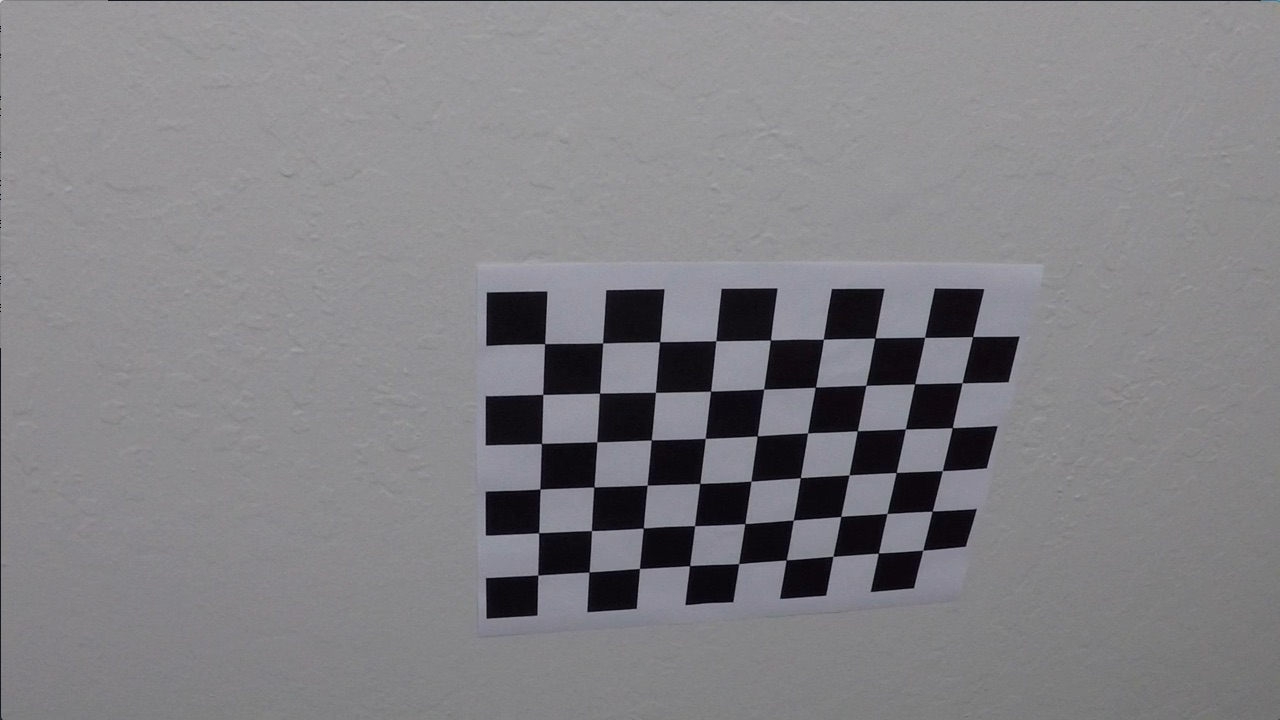
#> input picture camera_cal/calibration10.jpg, 1280 x 720 px; its folder holds 5 pictures in this run
$ python image_undist.py --path camera_cal/calibration10.jpg
#> lines starting #> are read from the running program, lines starting #| are printed output that depends on the picture
import numpy as np
import cv2

def cam_calibration(path):
    """Function that takes images, calculates object points, image points
       and performs camera calibration
    Parameters
    :path:  Pathname pattern
    Return
    :mtx:   camera matrix
    :dist:  distortion coefficients
    """
    # Array to store object points and image points from all images
    objpoints = [] # 3D points in real world space
    imgpoints = [] # 2D points in image plane

    # Prepare object points, like (0,0,0), (1,0,0), (2,0,0), ... (8,5,0)
    objp = np.zeros((6*9,3), np.float32)
    objp[:,:2] = np.mgrid[0:9, 0:6].T.reshape(-1,2)

    # Iterate through the image list (path) and search for chessboard corners
    for fname in path:
        # read in each image
        img = cv2.imread(fname)
#> img is the input picture: shape (720, 1280, 3); mean B, G, R 133.1, 129.4, 130.2
        # Convert image to grayscale
        gray = cv2.cvtColor(img, cv2.COLOR_RGB2GRAY)
        # Find the chessboard corners
        ret, corners = cv2.findChessboardCorners(gray, (9,6), None)
#> ret = True; corners = 54 rows, first 8: [544.7, 343.6], [602.6, 342.9], [659.6, 341.7], [716, 340.7], [770.5, 340], [823.4, 339.2], [874.8, 338.1], [924.6, 337.3]
        if ret == True:
            imgpoints.append(corners)
            objpoints.append(objp)

    # Calculate camera calibration parameters
    ret, mtx, dist, rvecs, tvecs = cv2.calibrateCamera(objpoints, imgpoints,
                                                       img.shape[1::-1],
                                                       None, None)
#> ret = 0.402; mtx = [[1215.1, 0, 674.3], [0, 1227, 357.1], [0, 0, 1]]; dist = [[-0.887, 13.5, -0.00382, -0.00756, -85.37]]; rvecs = ([0.506, -0.211, 0.0337],); tvecs = ([-2.2, -0.223, 20.53],)
    # Return camera matrix and distortion coefficients
    return mtx, dist

def image_undistort(img, mtx, dist):
    """Performs image distortion correction and returns the
       undistorted image
    Parameters
    :img:    image array
    :mtx:    camera matrix
    :dist:   distortion coefficients
    Returns
    :undist: undistorted image
    """
    undist = cv2.undistort(img, mtx, dist, None, mtx)

    return undist


if __name__ == '__main__':

    import argparse
    import glob
    import matplotlib.pyplot as plt

    parser = argparse.ArgumentParser()
    parser.add_argument("-p", "--path", default='./camera_cal/calibration*.jpg',
                        help="specify path to calibration image files \
                        (without -p the default is: %(default)s)")
    args = parser.parse_args()
    print("Path to calibration files set to: {}".format(args.path))

    # Read in and make a list of calibration images
    path_calibration_images = glob.glob(args.path)
    # Camera calibration: returns the camera matrix and distortion coefficients
    mtx, dist = cam_calibration(path_calibration_images)
#> mtx = [[1215.1, 0, 674.3], [0, 1227, 357.1], [0, 0, 1]]; dist = [[-0.887, 13.5, -0.00382, -0.00756, -85.37]]

    # Read in an image
    img = cv2.imread('camera_cal/calibration1.jpg')
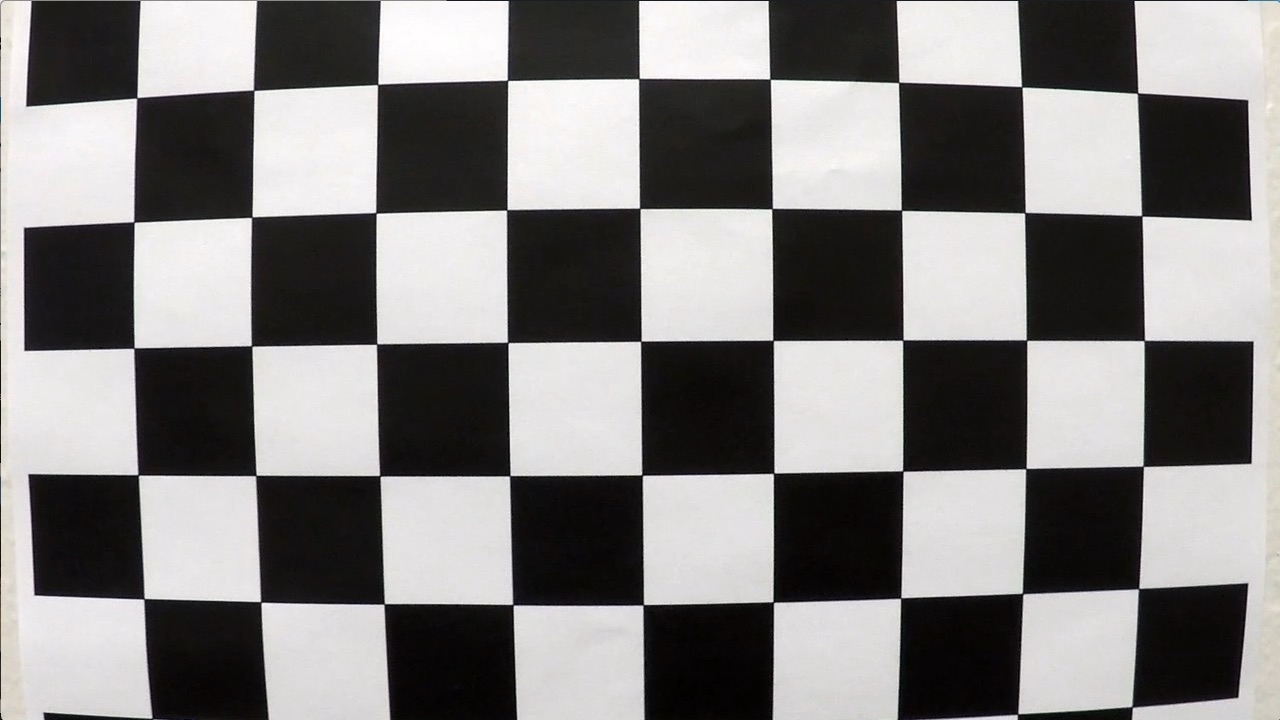
#> input picture camera_cal/calibration1.jpg, 1280 x 720 px
#> img is the input picture: shape (720, 1280, 3); mean B, G, R 127.8, 128.4, 130.1
    undistorted = image_undistort(img, mtx, dist)
#> in image_undistort, `undist = cv2.undistort(img, mtx, dist, None, mtx)`:
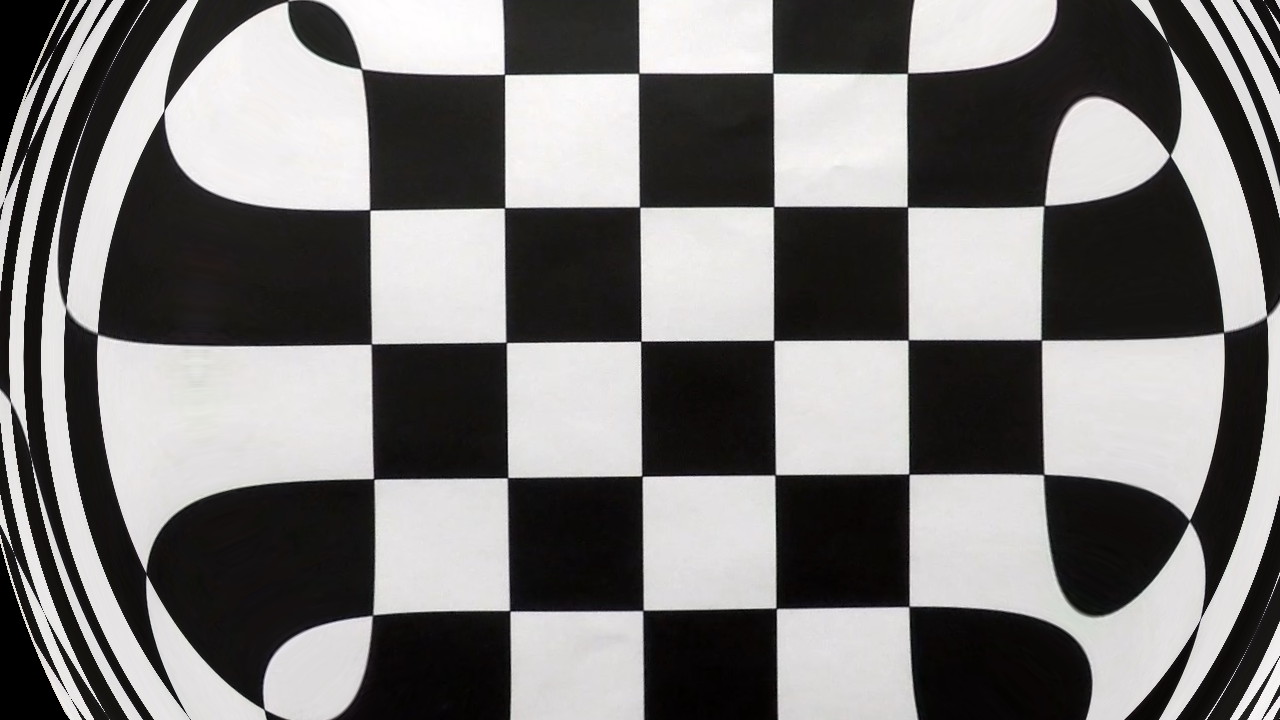
#> undist: shape (720, 1280, 3); mean B, G, R 119.9, 120.6, 122.1

    f, (ax1, ax2) = plt.subplots(1, 2, figsize=(12, 5))
    ax1.imshow(img)
    ax1.set_title('Original Image', fontsize=15)
    ax2.imshow(undistorted)
    ax2.set_title('Undistorted Image', fontsize=15)
    plt.show()
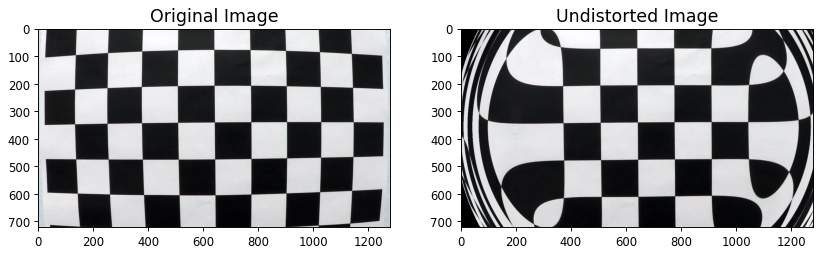
#> figure drawn by matplotlib, 2 panels; B, G, R data is drawn as R, G, B
